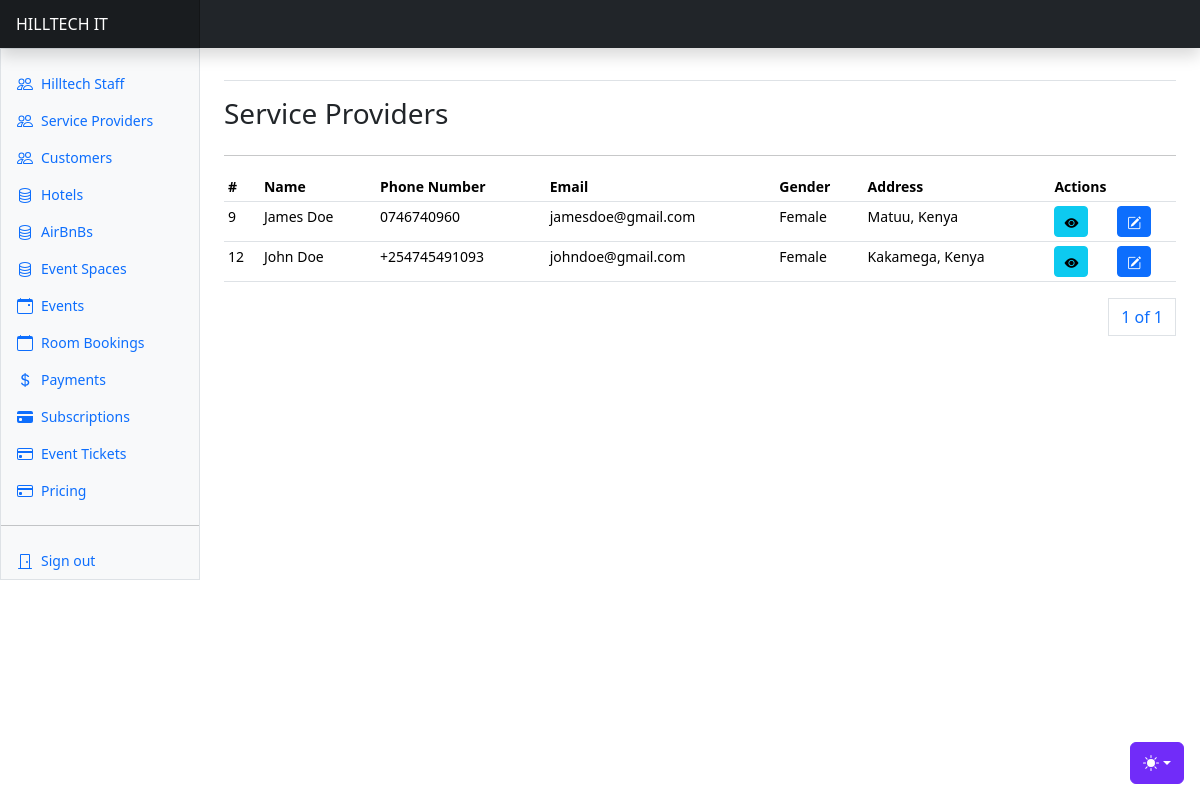
Page /users/service-providers/ (signed in) on the earlier database version.
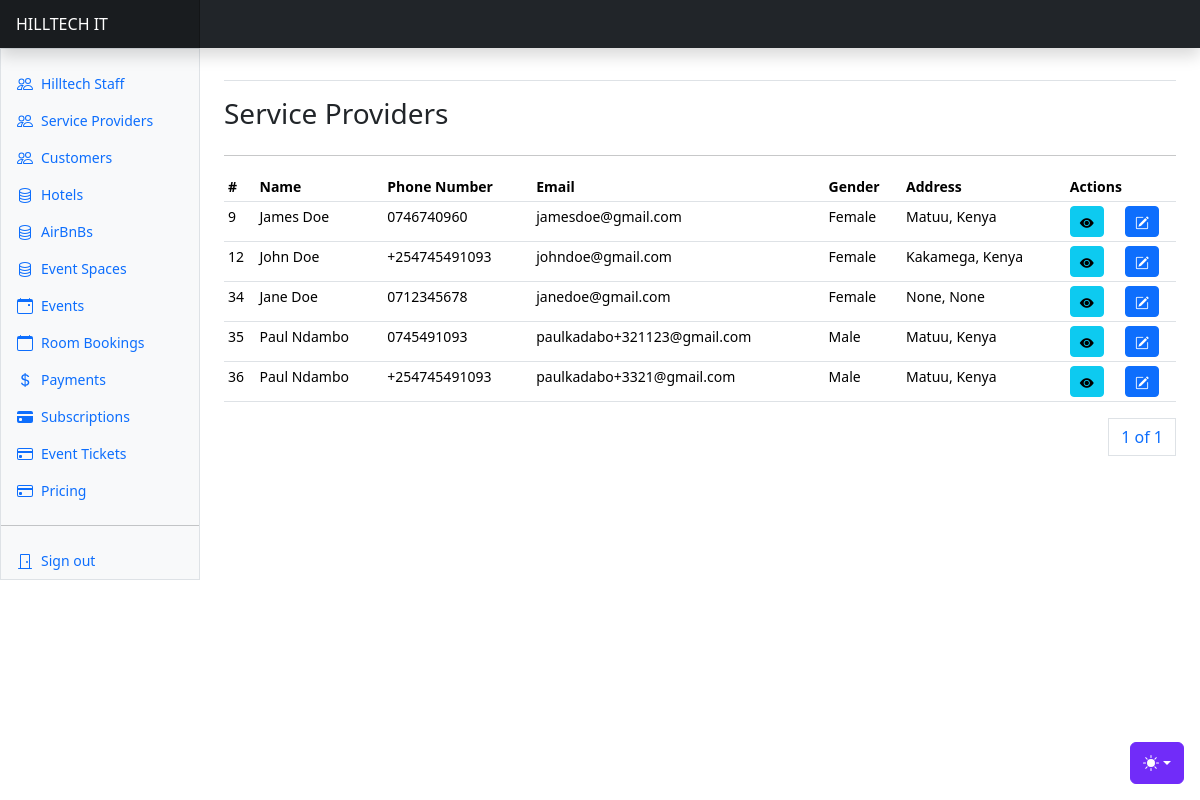
Same page on the later database version.
### apps/users/models.py (models this page shows, shortened)
class User(AbstractUser, AbstractBaseModel):
    role = models.CharField(choices=ROLE_CHOICES, max_length=32, null=True)
    phone_number = models.CharField(max_length=255, null=True)
    id_number = models.CharField(max_length=255, null=True)
    gender = models.CharField(max_length=255, null=True, choices=GENDER_CHOICES)
    date_of_birth = models.DateField(null=True)
    city = models.CharField(max_length=255, null=True)
    country = models.CharField(max_length=255, null=True)
    address = models.CharField(max_length=255, null=True)
    token = models.CharField(null=True, max_length=255)
    token_expiration_date = models.DateTimeField(null=True)
    activation_date = models.DateTimeField(null=True)
    position = models.CharField(
        max_length=255, choices=STAFF_POSITION_CHOICES, null=True
    )
    address = models.CharField(max_length=255, null=True)
    business_address = models.CharField(max_length=255, null=True)
    city = models.CharField(max_length=255, null=True)
    business_city = models.CharField(max_length=255, null=True)
    country = models.CharField(max_length=255, null=True)
    business_country = models.CharField(max_length=255, null=True)
    business_name = models.CharField(max_length=255, null=True)
    business_number = models.CharField(max_length=255, null=True)
    business_email = models.EmailField(null=True)
    business_phone = models.CharField(max_length=255, null=True)
    def name(self):
        return f"{self.first_name} {self.last_name}"

### apps/users/views.py (the view)
# urls.py: path("service-providers/", service_providers, name="service-providers"),
@login_required(login_url="/users/user-login/")
def service_providers(request):
    providers = User.objects.filter(role="service_provider")
    paginator = Paginator(providers, 10)
    page_number = request.GET.get("page")
    page_obj = paginator.get_page(page_number)
    return render(
        request,
        "service_providers/providers.html",
        {"providers": providers, "page_obj": page_obj},
    )

### templates/service_providers/providers.html (shortened to what this page needs)
{% extends "base.html" %}
{% block content %}
<div class="row">
    <div class="col">
        <h3>Service Providers</h3>
    </div>
</div>
<hr/>
      <div class="table-responsive small">
        <table class="table table-sm">
          <thead>
            <tr>
              <th scope="col">#</th>
              <th scope="col">Name</th>
              <th scope="col">Phone Number</th>
              <th scope="col">Email</th>
              <th scope="col">Gender</th>
              <th scope="col">Address</th>
              <th scope="col" colspan="3">Actions</th>
            </tr>
          </thead>
          <tbody>
            {% for user in page_obj %}
            <tr>
              <td>{{user.id}}</td>
              <td>{{user.name}}</td>
              <td>{{user.phone_number}}</td>
              <td>{{user.email}}</td>
              <td>{{user.gender}}</td>
              <td>{{user.city}}, {{user.country}}</td>
              <td>
                <a href="{% url 'service-provider-profile' user.id %}" class="btn btn-info btn-sm"><i class="bi bi-eye-fill"></i></a>
              </td>
              <td><a class="btn btn-primary btn-sm" data-bs-toggle="modal" data-bs-target="#editServiceProviderModal{{ user.id }}">
                <i class="bi bi-pencil-square"></i>
              </a></td>
            </tr>
            {% endfor %}
          </tbody>
        </table>
        <div>
          <nav aria-label="Page navigation example">
            <ul class="pagination justify-content-end">
              <a class="page-link" href="#">{{ page_obj.number }} of {{ page_obj.paginator.num_pages }}</a>
            </ul>
          </nav>
        </div>
{% endblock content %}

### templates/base.html (shortened to what this page needs)
{% load static %}
<!doctype html>
<html lang="en" data-bs-theme="auto">
  <head><script src="{% static 'assets/js/color-modes.js' %}"></script>
    <link rel="stylesheet" href="https://cdn.jsdelivr.net/npm/@docsearch/css@3">
<link href="https://cdn.jsdelivr.net/npm/bootstrap@5.3.2/dist/css/bootstrap.min.css" rel="stylesheet">
    <link href="https://cdn.jsdelivr.net/npm/bootstrap-icons@1.10.3/font/bootstrap-icons.css" rel="stylesheet">
    <link href="{% static 'dashboard.css' %}" rel="stylesheet">
  </head>
  <body>
    <div class="dropdown position-fixed bottom-0 end-0 mb-3 me-3 bd-mode-toggle">
      <button class="btn btn-bd-primary py-2 dropdown-toggle d-flex align-items-center"
              id="bd-theme"
              type="button"
              aria-expanded="false"
              data-bs-toggle="dropdown"
              aria-label="Toggle theme (auto)">
        <svg class="bi my-1 theme-icon-active" width="1em" height="1em"><use href="#circle-half"></use></svg>
      </button>
    </div>
<header class="navbar sticky-top bg-dark flex-md-nowrap p-0 shadow" data-bs-theme="dark">
  <a class="navbar-brand col-md-3 col-lg-2 me-0 px-3 fs-6 text-white" href="{% url 'home' %}">HILLTECH IT</a>
</header>
<div class="container-fluid">
  <div class="row">
    {% include "includes/sidebar.html" %}
    <main class="col-md-9 ms-sm-auto col-lg-10 px-md-4">
      <div class="d-flex justify-content-between flex-wrap flex-md-nowrap align-items-center pt-3 pb-2 mb-3 border-bottom">
      </div>
      {% block content %}
      {% endblock content %}
  </main>
  </div>
</div>
  </body>
</html>

### templates/includes/sidebar.html (shortened to what this page needs)
<div class="sidebar border border-right col-md-3 col-lg-2 p-0 bg-body-tertiary">
    <div class="offcanvas-md offcanvas-end bg-body-tertiary" tabindex="-1" id="sidebarMenu" aria-labelledby="sidebarMenuLabel">
      <div class="offcanvas-body d-md-flex flex-column p-0 pt-lg-3 overflow-y-auto">
        <ul class="nav flex-column">
          {% if request.user.role == "admin" %}
          <li class="nav-item">
            <a class="nav-link d-flex align-items-center gap-2" href="{% url 'staff' %}">
              <svg class="bi"><use xlink:href="#people"/></svg>
              Hilltech Staff
            </a>
          </li>
          <li class="nav-item">
            <a class="nav-link d-flex align-items-center gap-2" href="{% url 'service-providers' %}">
              <svg class="bi"><use xlink:href="#people"/></svg>
              Service Providers
            </a>
          </li>
          <li class="nav-item">
            <a class="nav-link d-flex align-items-center gap-2" href="{% url 'customers' %}">
              <svg class="bi"><use xlink:href="#people"/></svg>
              Customers
            </a>
          </li>
          <li class="nav-item">
            <a class="nav-link d-flex align-items-center gap-2" href="{% url 'properties' %}">
              Hotels
            </a>
          </li>
          <li class="nav-item">
            <a class="nav-link d-flex align-items-center gap-2" href="{% url 'airbnbs' %}">
              AirBnBs
            </a>
          </li>
          <li class="nav-item">
            <a class="nav-link d-flex align-items-center gap-2" href="{% url 'event-spaces' %}">
              Event Spaces
            </a>
          </li>
          <li class="nav-item">
            <a class="nav-link d-flex align-items-center gap-2" href="{% url 'events' %}">
              Events
            </a>
          </li>
          <li class="nav-item">
            <a class="nav-link d-flex align-items-center gap-2" href="{% url 'bookings' %}">
              <svg xmlns="http://www.w3.org/2000/svg" width="16" height="16" fill="currentColor" class="bi bi-calendar" viewBox="0 0 16 16">
                <path d="M3.5 0a.5.5 0 0 1 .5.5V1h8V.5a.5.5 0 0 1 1 0V1h1a2 2 0 0 1 2 2v11a2 2 0 0 1-2 2H2a2 2 0 0 1-2-2V3a2 2 0 0 1 2-2h1V.5a.5.5 0 0 1 .5-.5M1 4v10a1 1 0 0 0 1 1h12a1 1 0 0 0 1-1V4z"/>
              </svg>
              Room Bookings
            </a>
          </li>
          <li class="nav-item">
            <a class="nav-link d-flex align-items-center gap-2" href="{% url 'payments' %}">
              Payments
            </a>
          </li>
          <li class="nav-item">
            <a class="nav-link d-flex align-items-center gap-2" href="{% url 'subscriptions' %}">
              <svg xmlns="http://www.w3.org/2000/svg" width="16" height="16" fill="currentColor" class="bi bi-credit-card-fill" viewBox="0 0 16 16">
                <path d="M0 4a2 2 0 0 1 2-2h12a2 2 0 0 1 2 2v1H0zm0 3v5a2 2 0 0 0 2 2h12a2 2 0 0 0 2-2V7zm3 2h1a1 1 0 0 1 1 1v1a1 1 0 0 1-1 1H3a1 1 0 0 1-1-1v-1a1 1 0 0 1 1-1"/>
              </svg>
              Subscriptions
            </a>
          </li>
          <li class="nav-item">
            <a class="nav-link d-flex align-items-center gap-2" href="{% url 'tickets' %}">
              Event Tickets
            </a>
          </li>
          <li class="nav-item">
            <a class="nav-link d-flex align-items-center gap-2" href="{% url 'packages' %}">
              Pricing
            </a>
          </li>
          {% endif %}
        </ul>
        <hr class="my-3">
      {% if request.user.is_authenticated %}
        <ul class="nav flex-column mb-auto">
          <li class="nav-item">
            <a class="nav-link d-flex align-items-center gap-2" href="{% url 'user-logout' %}">
              <svg class="bi"><use xlink:href="#door-closed"/></svg>
              Sign out
            </a>
          </li>
        </ul>
      {% endif %}
      </div>
    </div>
  </div>

### static/dashboard.css (style rules this page uses)
.bi { display: inline-block; width: 1rem; height: 1rem; }
.sidebar .nav-link { font-size: .875rem; font-weight: 500; }
.navbar-brand { padding-top: .75rem; padding-bottom: .75rem; background-color: rgba(0, 0, 0, .25); box-shadow: inset -1px 0 0 rgba(0, 0, 0, .25); }

### templates/base.html (style rules this page uses)
.bi { vertical-align: -.125em; fill: currentColor; }
.btn-bd-primary { --bd-violet-bg: #712cf9; --bd-violet-rgb: 112.520718, 44.062154, 249.437846; --bs-btn-font-weight: 600; --bs-btn-color: var(--bs-white); --bs-btn-bg: var(--bd-violet-bg); --bs-btn-border-color: var(--bd-violet-bg); --bs-btn-hover-color: var(--bs-white); --bs-btn-hover-bg: #6528e0; --bs-btn-hover-border-color: #6528e0; --bs-btn-focus-shadow-rgb: var(--bd-violet-rgb); --bs-btn-active-color: var(--bs-btn-hover-color); --bs-btn-active-bg: #5a23c8; --bs-btn-active-border-color: #5a23c8; }
.bd-mode-toggle { z-index: 1500; }

Differences in the rows shown:
added User: id "34", name "Jane Doe", phone_number "0712345678", email "janedoe@gmail.com", gender "Female", city "None", country "None"
added User: id "35", name "Paul Ndambo", phone_number "0745491093", email "paulkadabo+321123@gmail.com", gender "Male", city "Matuu", country "Kenya"
added User: id "36", name "Paul Ndambo", phone_number "+254745491093", email "paulkadabo+3321@gmail.com", gender "Male", city "Matuu", country "Kenya"
